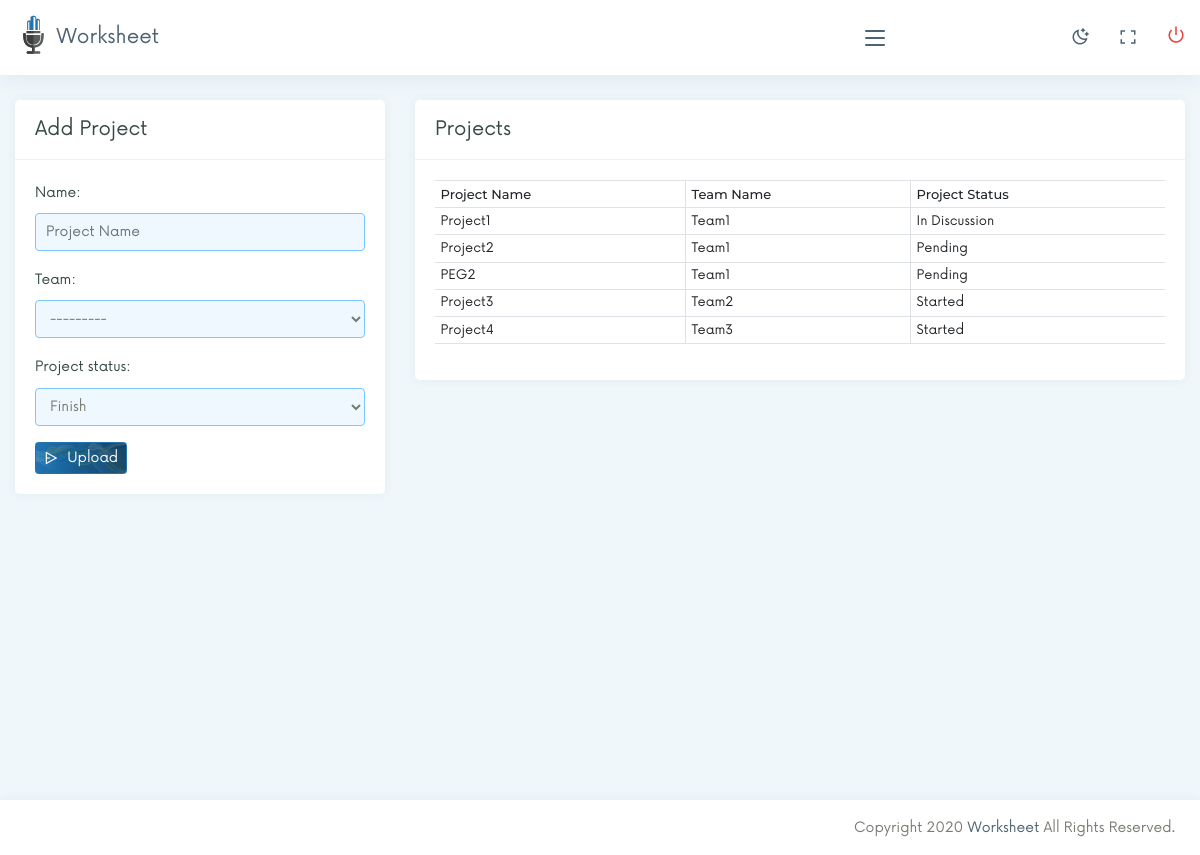
The page /create_project/ (signed in) on the database its author committed.
### Worksheet_user/models.py (models this page shows, shortened)
class Project(models.Model):
    project_status=(
        ("Finish","Finish"),
        ("Pending","Pending"),
        ("Started","Started"),
        ("In Discussion","In Discussion")
    )
    name = models.CharField(max_length=100, unique=True)
    team = models.CharField(max_length=100)
    project_status = models.CharField(max_length=100, choices = project_status, default=4)

### Worksheet_user/views.py (the view, shortened to what this page needs)
# urls.py: path('create_project/', views.createProject, name="create_project"),
@login_required
def createProject(request):
    projects = models.Project.objects.all()
    return render(request, "main/project.html",{"form":ValidateProjectForm, "project":projects})

### Worksheet_user/models.py (called while the page is built)
    def __str__(self):
        return self.name

### templates/main/project.html (shortened to what this page needs)
{% extends 'base/base_main.html' %}
{% load static %}
{% block content %}
<div id="content-page" class="content-page">
   <div class="container-fluid">
        <div class="row">
            <div class="col-lg-4">
                <div class="iq-card">
                    <div class="iq-card-header d-flex justify-content-between">
                        <div class="iq-header-title">
                            <h4 class="card-title">Add Project</h4>
                        </div>
                    </div>
                    <div class="iq-card-body">
                        <form action="" method="post">
                            <div class="row">
                                {% for fm in form %}
                                    <div class="form-group col-md-12">
                                        {{fm.label_tag}}
                                        {{fm}}
                                    </div>
                                {% endfor%}
                                <div class="col-md-12 form-group text-left mb-0">
                                    <button class="btn btn-sm btn-primary" type="submit"><i class="ri ri-send-plane-2-line"></i> Upload</button>
                                </div>
                            </div>
                        </form>
                    </div>
                </div>
            </div>
            <div class="col-lg-8">
                <div class="iq-card">
                    <div class="iq-card-header d-flex justify-content-between">
                        <div class="iq-header-title">
                            <h4 class="card-title">Projects</h4>
                        </div>
                    </div>
                    <div class="iq-card-body">
                        <div class="new-user-info">
                            <table class="table table-responsive-md">
                                <thead>
                                   <tr>
                                      <th>Project Name</th>
                                      <th>Team Name</th>
                                      <th>Project Status</th>
                                   </tr>
                                </thead>
                                <tbody>
                                    {% for proj in project %}
                                        <tr>
                                            <td>{{proj.name}}</td>
                                            <td>{{proj.team}}</td>
                                            <td>{{proj.project_status}}</td>
                                        </tr>
                                    {% endfor %}
                                </tbody>
                             </table>
                        </div>
                    </div>
                </div>
            </div>
        </div>
    </div>
</div>
{% endblock content %}

### static/css/all_style.css (style rules this page uses)
body { font-family: "Now", sans-serif; font-weight: 400; font-style: normal; font-size: 14px; line-height: 1.8; padding: 0; margin: 0; color: #777d74; background: #eff7fb; }
.btn { -webkit-transition: all 0.5s ease-out 0s; -moz-transition: all 0.5s ease-out 0s; -ms-transition: all 0.5s ease-out 0s; -o-transition: all 0.5s ease-out 0s; transition: all 0.5s ease-out 0s; }
a, button, input, btn { outline: medium none !important; }
h1, h2, h3, h4, h5, h6 { font-family: "Now", sans-serif; font-weight: 400; margin: 0px; line-height: 1.5; color: #374948; }
label { font-weight: normal; }
h4 { font-size: 1.4em; }
label { color: #374948; }
.iq-card-body form .form-group input, .iq-card-body form .form-group select, .iq-card-body form .form-group textarea, .form-control, .sign-in-from form input { display: block; width: 100%; border: 1px solid #ced4da; border-radius: 0.25rem; height: 38px; line-height: 38px; border: 1px solid #7dc7ff; font-size: 14px; color: #777d74; background: #eff8ff; padding: 0 10px; }
th { font-weight: 600; }
.iq-card { background: #ffffff; -webkit-border-radius: 15px; -moz-border-radius: 15px; border-radius: 5px; margin-bottom: 30px; border: none; -webkit-box-shadow: 0px 0px 12px 0px rgba(55, 73, 72, 0.06); -moz-box-shadow: 0px 0px 12px 0px rgba(55, 73, 72, 0.06); box-shadow: 0px 0px 12px 0px rgba(55, 73, 72, 0.06); }
.iq-card-body { padding: 20px; }
.iq-card .iq-card-header { padding: 0 20px; min-height: 60px; border-bottom: 1px solid #f2edff; -ms-flex-align: center !important; align-items: center !important; }
.iq-card .iq-card-header .iq-header-title { display: inline-block; align-self: center !important; }
.iq-card .iq-card-header .iq-header-title .card-title { margin-bottom: 0; }
.btn { font-size: 14px; font-family: "Now", sans-serif; }
.btn i { margin-right: 5px; }
.btn-primary { background: url(../images/bg_header.png),linear-gradient(to right, rgb(33 115 178) 0%, #124064 100%); background-size: 100%; background-position: 0px 100%; background-repeat: no-repeat; border-color: #2173b2; }

### static/css/style.css (style rules this page uses)
th { font-weight: 500; font-family: 'Montserrat', sans-serif; border-right: 1px solid #ddd; }
.content-page { margin-left: 220px; overflow: hidden; padding: 100px 15px 0; min-height: 100vh; -webkit-transition: all 0.3s ease-out 0s; -moz-transition: all 0.3s ease-out 0s; -ms-transition: all 0.3s ease-out 0s; -o-transition: all 0.3s ease-out 0s; transition: all 0.3s ease-out 0s; }
.table th:last-child, .table td:last-child { border-right: 0; }
.table td, .table th { padding: 0.35rem; border-right: 1px solid #dee2e6; }
.table thead th, .table tbody td { border-bottom: 1px solid #dee2e6; font-size: 13px; line-height: 15px; }

### static/css/responsive.css (style rules this page uses)
@media (max-width:1299px) { .content-page, body.sidebar-main .content-page { margin-left: 0; padding: 100px 0 0; } }

### rows shown on the page
Project: name "Project1", team "Team1", project_status "In Discussion"
Project: name "Project2", team "Team1", project_status "Pending"
Project: name "PEG2", team "Team1", project_status "Pending"
Project: name "Project3", team "Team2", project_status "Started"
Project: name "Project4", team "Team3", project_status "Started"

### other values the page prints
{{ fm.label_tag }} "Name:" "Team:" "Project status:"
